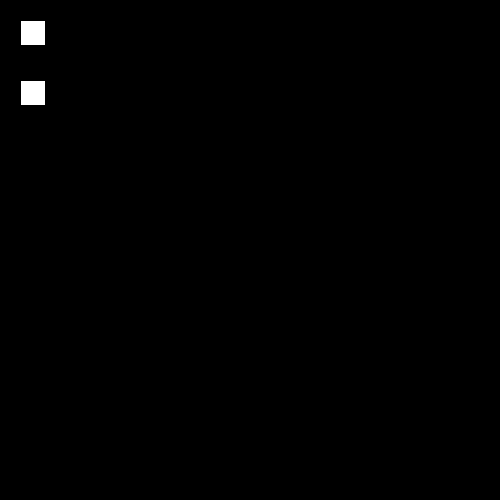
Frame 1 (no input)
Frame 60 (the mouse pressed at the canvas centre just before this capture): identical to frame 1, image omitted
Frame 120 (the mouse held since frame 60 and released just before this capture): identical to frame 1, image omitted

The Processing sketch that drew this single still picture (run headless with seeded random() and noise(); from frame 60 on, the mouse is pressed at the canvas centre):

// Processing sketch: choosing_mini_games
// ── choosing_mini_games.pde
Game g1, g2;          //create 2 game objects.  this will also work if they are different classes
boolean game1,game2;  //create 2 booleans corresponding with the games
Button b1, b2;        //create 2 button objects

void setup() {
  size(500, 500);
  colorMode(HSB, 360, 100, 100, 100);
  g1 = new Game(50, 50, 1.5, 2, 80);
  g2 = new Game(20, 80, 3, .8, 50);
  b1 = new Button(20, 20);
  b2 = new Button(20, 80);
}

void draw() {
  background(0);
  b1.display();
  b2.display();
  if (b1.selected()) {
    game1 = true;
    game2 = false;
  }
  if (b2.selected()) {
    game2 = true;
    game1 = false;
  }
  if(game1){
    g1.display();
    g1.move();
  }
  if(game2){
    g2.display();
    g2.move();
  }
}



class Button {
  PVector loc;
  int size;

  Button(float x, float y) {
    loc = new PVector(x, y);
    size = 25;
  }

  void display() {
    fill(0, 0, 100);
    rect(loc.x, loc.y, size, size);
  }

  boolean selected() {
    if (mouseX > loc.x && mouseX < loc.x + size && mouseY > loc.y && mouseY < loc.y + size) {
      return true;
    }
    else {
      return false;
    }
  }
}


class Game {
  PVector loc, vel;
  color c;
  int d;

  Game(float x, float y, float xspeed, float yspeed, int d_) {
    vel = new PVector(abs(xspeed), abs(yspeed));
    loc = new PVector(x, y);
    c = color(random(360), 100, 100);
    d = d_;
  }

  void display() {
    fill(c);
    ellipse(loc.x, loc.y, d, d);
  }

  void move() {
    loc.add(vel);
    if (loc.x + d/2 > width) {
      loc.x = -d/2;
    }
    if (loc.y + d/2 > height) {
      loc.y = -d/2;
    }
  }
}
